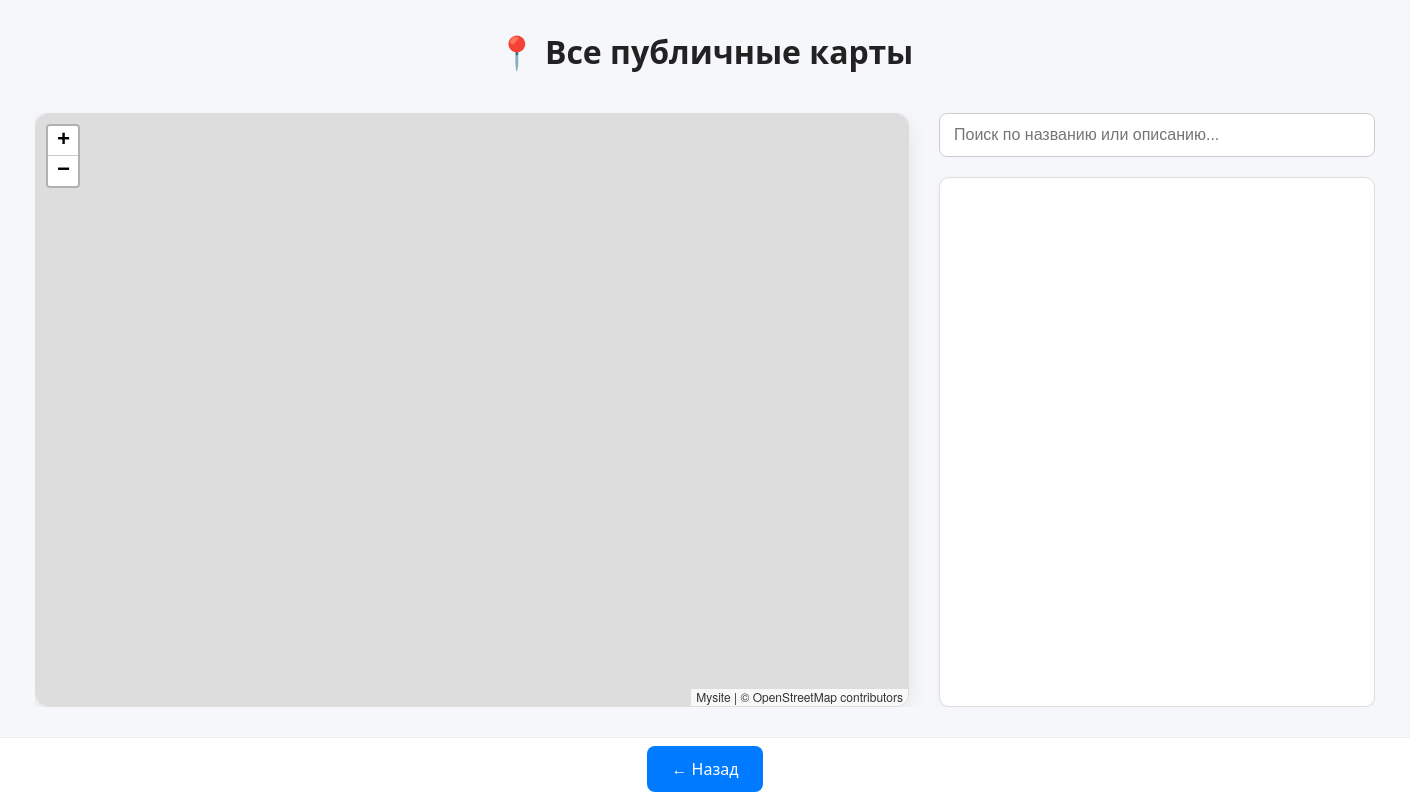
The page /all_maps/ (signed in) on the database as committed earlier.
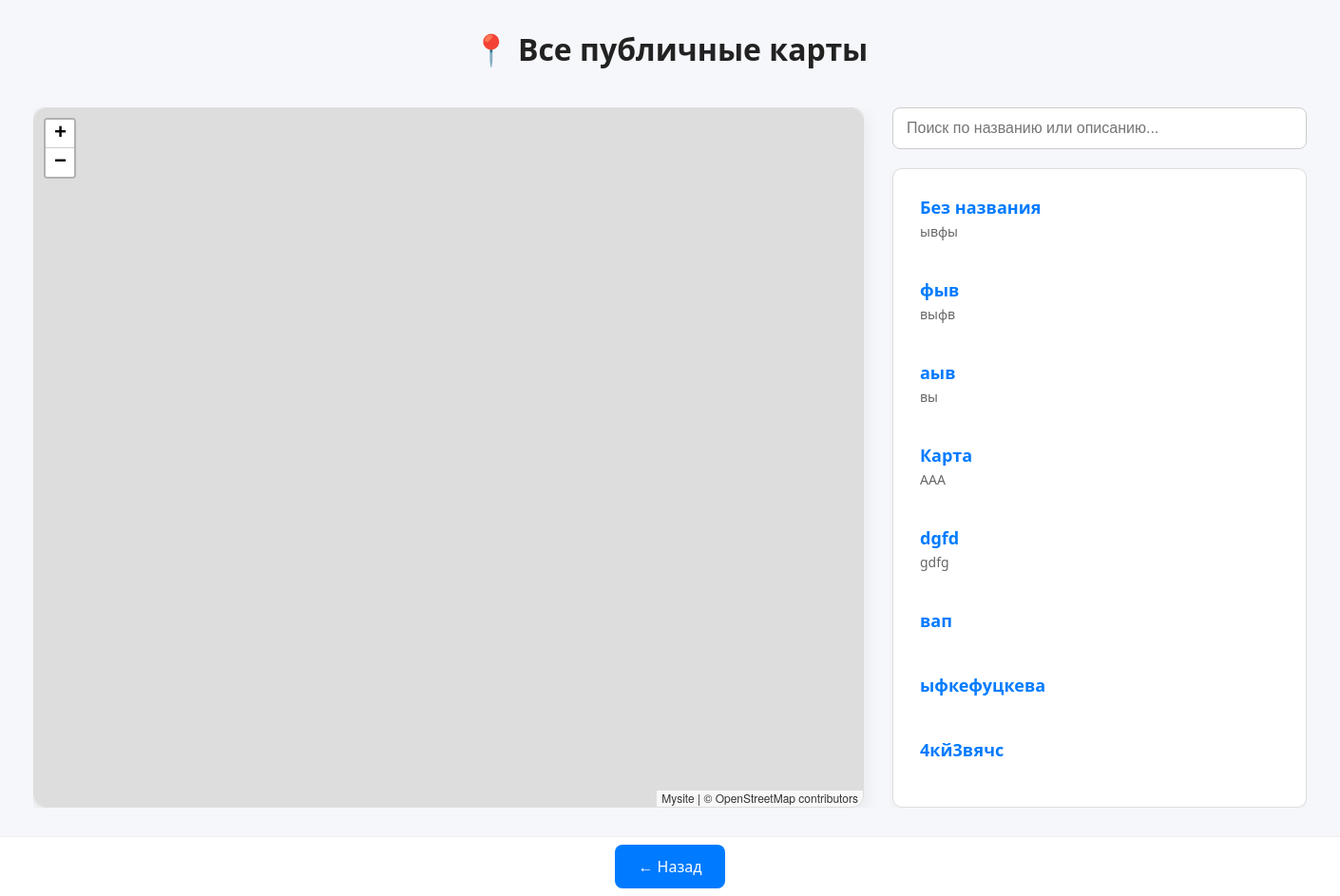
The same page on the database as committed later.
### myapp/models.py (models this page shows, shortened)
class MapImage(models.Model):
    PROPERTY_CHOICES = [
        ('private', 'Личная'),
        ('public', 'Публичная'),
    ]
    author = models.ForeignKey(User, on_delete=models.CASCADE)
    visibility = models.CharField(
        max_length=10,
        choices=PROPERTY_CHOICES,
        default='private',
        verbose_name="Приватность"
    )
    title = models.CharField(max_length=255, default='Без названия', verbose_name="Название карты")
    description = models.TextField( blank=True, verbose_name="Описание")
    image = models.ImageField(upload_to='maps/', verbose_name="Файл карты")
    nw_lat = models.FloatField()  # Северо-западная широта
    nw_lng = models.FloatField()  # Северо-западная долгота
    ne_lat = models.FloatField()  # Северо-восточная широта
    ne_lng = models.FloatField()  # Северо-восточная долгота
    sw_lat = models.FloatField()  # Юго-западная широта
    sw_lng = models.FloatField()  # Юго-западная долгота
    @property
    def center_lat(self):
        return (self.nw_lat + self.sw_lat) / 2
    @property
    def center_lng(self):
        return (self.nw_lng + self.ne_lng) / 2
    class Meta:
        verbose_name = "Image Map"
        verbose_name_plural = "Image Maps"

### myapp/views.py (the view)
# urls.py: path('all_maps/', views.all_maps, name='all_maps')
@login_required
def all_maps(request):
    maps = MapImage.objects.filter(visibility="public")
    referer = request.META.get('HTTP_REFERER', reverse('map_view'))
    return render(request, 'all_map_view.html', {'maps': maps, 'back_url': referer})

### templates/all_map_view.html (shortened to what this page needs)
<!DOCTYPE html>
<html lang="ru">
<head>
  {% load static %}
  <link rel="stylesheet" href="https://unpkg.com/leaflet/dist/leaflet.css" />
  <link rel="stylesheet" href="https://unpkg.com/leaflet/dist/leaflet.css" />
</head>
<body>
<h1>📍 Все публичные карты</h1>
  <div class="container">
    <div class="map-container">
      <div class="map-wrapper">
        <div id="map"></div>
      </div>
      <div class="sidebar">
        <div class="search-box">
          <input type="text" id="searchInput" placeholder="Поиск по названию или описанию...">
        </div>
        <div class="map-results" id="mapResults">
          {% for m in maps %}
            <div class="map-result"
                 id="result-{{ m.id }}"
                 data-id="{{ m.id }}"
                 data-title="{{ m.title|lower }}"
                 data-description="{{ m.description|default:''|lower }}"
                 data-center-lat="{{ m.center_lat }}"
                 data-center-lng="{{ m.center_lng }}">
              <a href="{% url 'map_detail' m.id %}">{{ m.title }}</a>
              <small>{{ m.description }}</small>
            </div>
          {% endfor %}
        </div>
      </div>
    </div>
  </div>
  <div class="footer-buttons">
    <a href="{% url 'main' %}">← Назад</a>
  </div>
</body>
</html>

Rows that differ between the two databases and show on the page:
now on this page (row edited): MapImage: title "Без названия", description "ывфы"
now on this page (row edited): MapImage: title "фыв", description "выфв"
added MapImage: title "аыв", description "вы"
added MapImage: title "Карта", description "ААА"
added MapImage: title "dgfd", description "gdfg"
added MapImage: title "вап"
added MapImage: title "ыфкефуцкева"
added MapImage: title "4кй3вячс"
